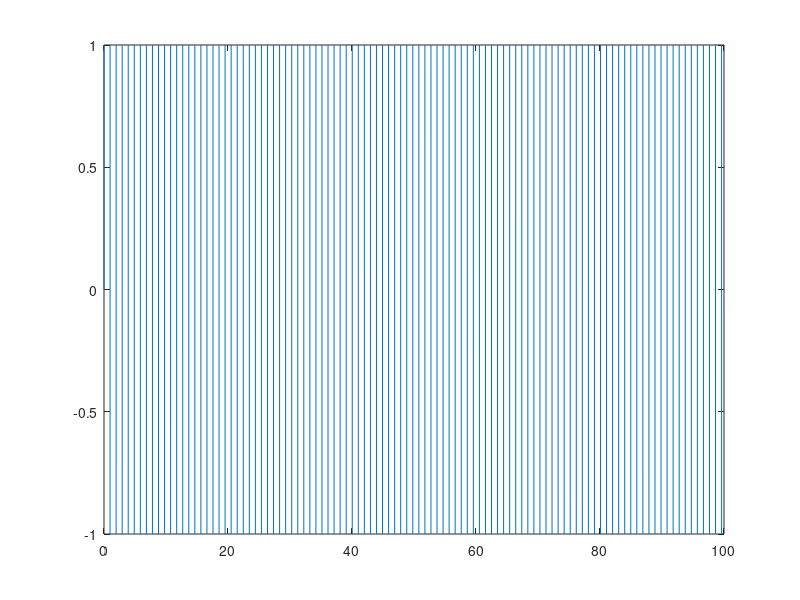

Here is the MATLAB script that generated this plot:
clc; close all;
% t = linspace(0, 100);                                 % Time Vector (0 - 10ms)
% f = 10/max(t);                                           % Desired Frequency (Cycles/Timespan)
% sqwv = sign(sin(2*pi*t*f));                             % Signal
% figure
% plot(t, sqwv, 'LineWidth',1.5)
% grid
% ylim(ylim*1.1)
% xlabel('Time (s)')
% ylabel('Amplitude')


%% Initialize robotarm
fs = 2048;
Ts = 1/fs;

%% Trajectory
% Time vector
t_sim = 100;    % [s] Simulation duration (SHOULD BE EQUAL TO VALUE IN SIMULINK)
n = t_sim*fs;   % [-] Number of samples (based on sampling frequency)

t = 0:t_sim/n:t_sim;
f = fs/max(t);

% Example Trajectory for R, X, and Z (To be run with feedback)
% R = linspace(-pi/4, pi/4,   n+1);
% X = linspace(0.1,   1.2,    n+1);
% Z = linspace(-0.3,  0.2,    n+1);

% Sine sweep for system identification
% R = 0.3*chirp(t, 0.1, t(end), 200); % Sine sweep
% R = sin(2*pi*20*t);                 % Just a sine for validation
R = sign(sin(2*pi*t*f/40));
% R = frest.createStep('StepTime',1,'StepSize',0.1,'FinalTime',1.5);


plot(t, R)




